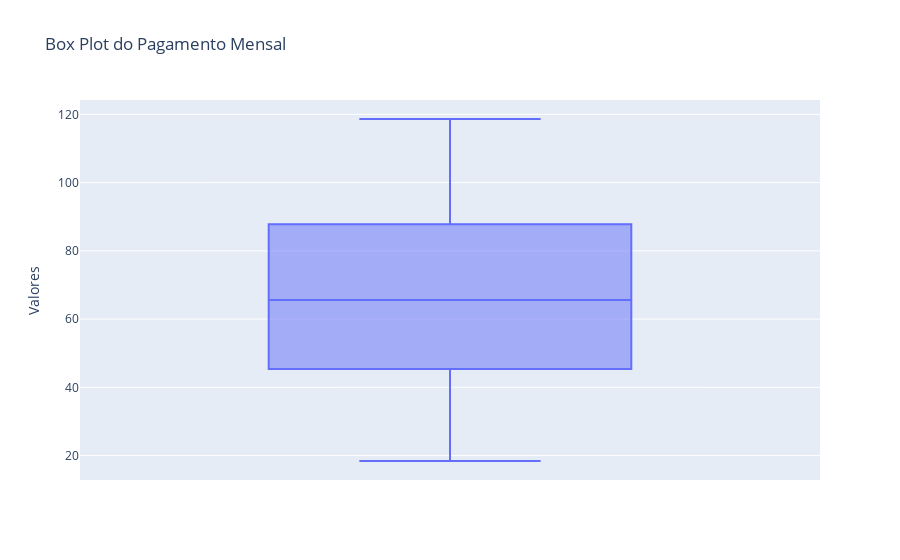

Write notebook code for a chart like this one.
### Code cell
# Em seguida, vamos analisar na variável Pagamento_Mensal
fig = px.box(df, y='Pagamento_Mensal', title='Box Plot do Pagamento Mensal', labels={'Pagamento_Mensal': 'Valores'})
fig.show()

# Essa variável também aparenta não ter outliers

### Figure 1 — Plotly figure (JSON) as saved in the notebook; plotly's stock layout.template omitted (floating-point values rounded to 4 significant figures; data arrays with more than 128 entries replaced by an {"elided": "..."} marker saying what was removed)
{"data": [{"alignmentgroup": "True", "hovertemplate": "Valores=%{y}<extra></extra>", "legendgroup": "", "marker": {"color": "#636efa"}, "name": "", "notched": false, "offsetgroup": "", "orientation": "v", "showlegend": false, "type": "box", "x0": " ", "xaxis": "x", "y": {"elided": "2488 float values"}, "y0": " ", "yaxis": "y"}], "layout": {"autosize": true, "boxmode": "group", "legend": {"tracegroupgap": 0}, "title": {"text": "Box Plot do Pagamento Mensal"}, "xaxis": {"anchor": "y", "autorange": true, "domain": [0, 1], "range": [-0.5, 0.5], "type": "category"}, "yaxis": {"anchor": "x", "autorange": true, "domain": [0, 1], "range": [12.83, 124.2], "title": {"text": "Valores"}, "type": "linear"}}}
